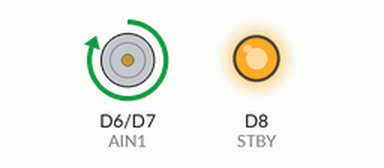
A sketch run on a simulated ESP8266 (NodeMCU). Shown: motor-driver pin pairs drawn as motors (green arrow = first pin HIGH = forward, orange = second pin HIGH = backward, longer = more drive, scaled by the enable pin, stopped while the standby pin is LOW), output pins drawn as LEDs (lit = HIGH).

Above: at 2.5 s.
At 5.15 s:
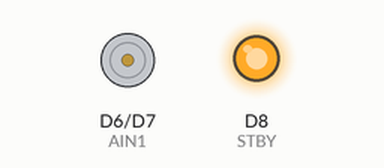
At 7.8 s:
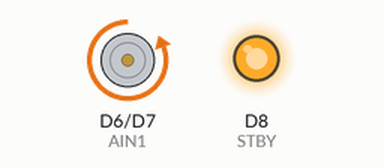
Timing chart, 0 to 13.8 s (numbered marks = the images above):
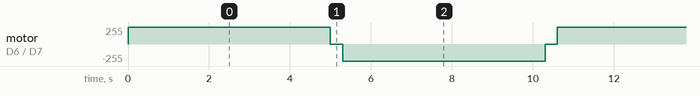

The sketch:

orion_esp8266_motor_direction_cycle_v1.ino
```cpp
#define PWMA D5
#define AIN1 D6
#define AIN2 D7
#define STBY D8

void setup() {
  pinMode(PWMA, OUTPUT);
  pinMode(AIN1, OUTPUT);
  pinMode(AIN2, OUTPUT);
  pinMode(STBY, OUTPUT);

  digitalWrite(STBY, HIGH);   // ativar driver
}

void loop() {

  // ===== Frente =====
  digitalWrite(AIN1, HIGH);
  digitalWrite(AIN2, LOW);
  analogWrite(PWMA, 800);   // velocidade (0-1023)
  delay(5000);

  // Pequena pausa para proteger engrenagens
  analogWrite(PWMA, 0);
  delay(300);

  // ===== Trás =====
  digitalWrite(AIN1, LOW);
  digitalWrite(AIN2, HIGH);
  analogWrite(PWMA, 800);
  delay(5000);

  // Pequena pausa
  analogWrite(PWMA, 0);
  delay(300);
}
```

Measured:
- by itself, motor on D6 (AIN1) / D7 (AIN2): repeats every 10.6 s: stopped 0.30 s, backward 255/255 5.0 s, stopped 0.30 s, forward 255/255 5.0 s
